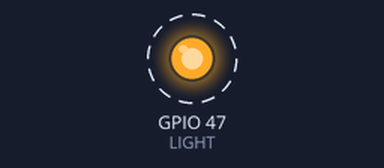
A sketch run on a simulated ESP32-S3. Parts: output pins drawn as LEDs (lit = HIGH). Dashed ring = blinking. What the sketch prints to the serial monitor is not drawn.

Above: at 0.5 s.
Timing chart, 0 to 4.6 s (numbered marks = the images above):
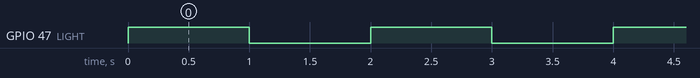

Measured:
- by itself, GPIO 47 (LIGHT): alternates HIGH for 1.0 s and LOW for 1.0 s

The sketch:

08_led_ring.ino
```cpp
/*
 * TEST 08 - white LED ring through the MOSFET (camera board, ESP32-S3-CAM)
 * Wiring: GPIO47 -> 220R -> IRLZ44N GATE;  GATE -> 10k -> GND (keeps the light OFF while booting)
 *         IRLZ44N SOURCE -> GND;  DRAIN -> LED ring (-);  LED ring (+) -> +5V
 * Expected: the ring is ON 1 s, OFF 1 s.
 */
const int LIGHT = 47;

void setup() {
  Serial.begin(115200);
  pinMode(LIGHT, OUTPUT);
  Serial.println("TEST 08: LED ring");
}

void loop() {
  Serial.println("light ON");  digitalWrite(LIGHT, HIGH); delay(1000);
  Serial.println("light OFF"); digitalWrite(LIGHT, LOW);  delay(1000);
}
```
